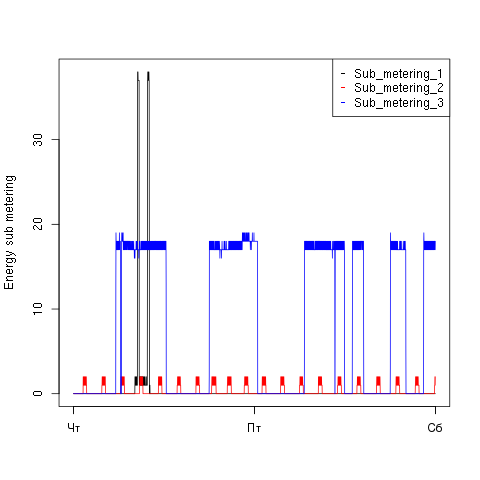

Recreate this plot in R.
source("lab.R")
library(datasets)

png(filename = "plot3.png")
plot3()
dev.off()